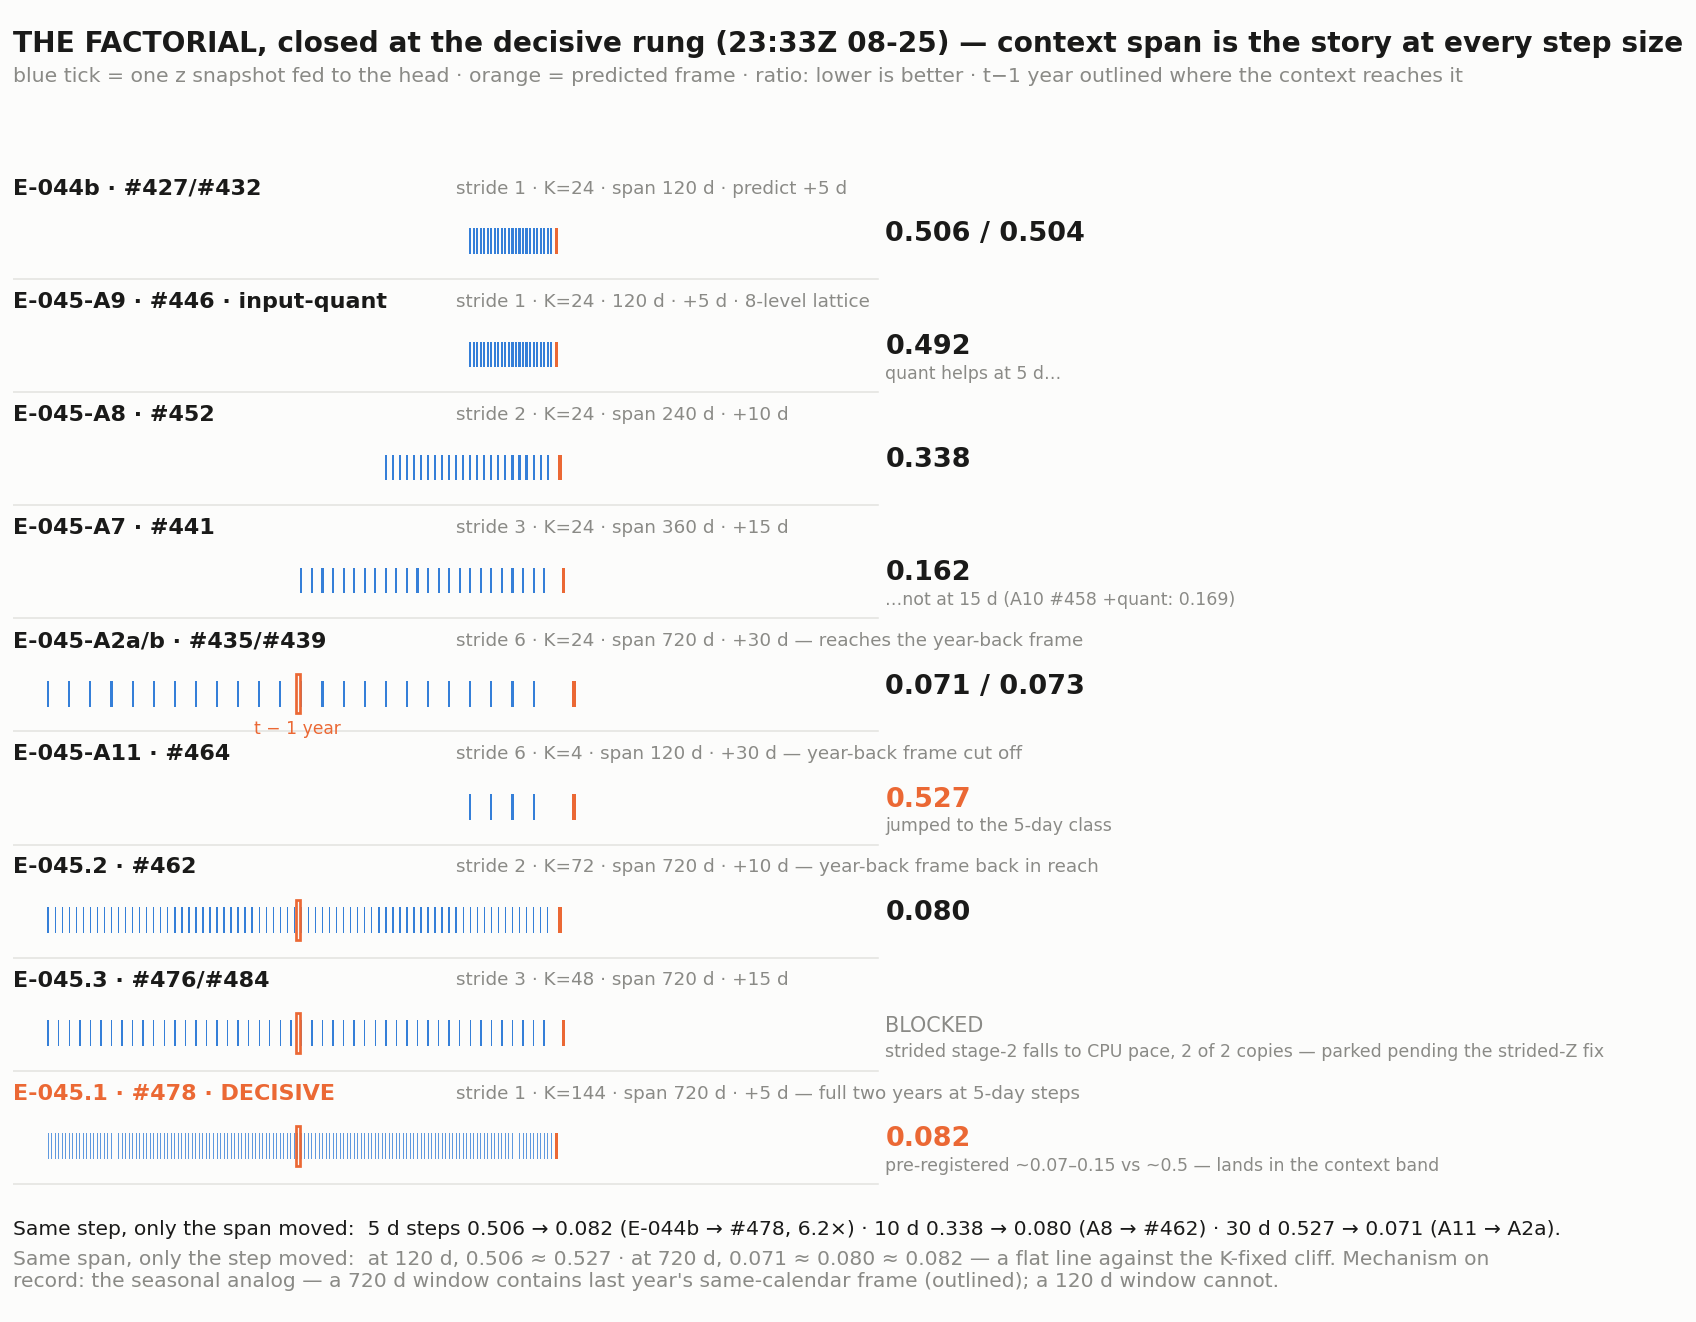

Generate this figure with Python:
import matplotlib
matplotlib.use("Agg")
import matplotlib.pyplot as plt
from matplotlib.patches import Rectangle

BG, INK, MUT = "#fcfcfb", "#1a1a19", "#8a8a86"
C1, C2 = "#2a78d6", "#eb6834"

rows = [
 ("E-044b · #427/#432",  "stride 1 · K=24 · span 120 d · predict +5 d",   1, 24, 5,  "0.506 / 0.504", INK, "", False),
 ("E-045-A9 · #446 · input-quant", "stride 1 · K=24 · 120 d · +5 d · 8-level lattice", 1, 24, 5, "0.492", INK, "quant helps at 5 d…", False),
 ("E-045-A8 · #452",     "stride 2 · K=24 · span 240 d · +10 d",          2, 24, 10, "0.338", INK, "", False),
 ("E-045-A7 · #441", "stride 3 · K=24 · span 360 d · +15 d", 3, 24, 15, "0.162", INK, "…not at 15 d (A10 #458 +quant: 0.169)", False),
 ("E-045-A2a/b · #435/#439", "stride 6 · K=24 · span 720 d · +30 d — reaches the year-back frame", 6, 24, 30, "0.071 / 0.073", INK, "", False),
 ("E-045-A11 · #464",    "stride 6 · K=4 · span 120 d · +30 d — year-back frame cut off", 6, 4, 30, "0.527", C2, "jumped to the 5-day class", False),
 ("E-045.2 · #462", "stride 2 · K=72 · span 720 d · +10 d — year-back frame back in reach", 2, 72, 10, "0.080", INK, "", False),
 ("E-045.3 · #476/#484", "stride 3 · K=48 · span 720 d · +15 d",          3, 48, 15, "BLOCKED", MUT, "strided stage-2 falls to CPU pace, 2 of 2 copies — parked pending the strided-Z fix", False),
 ("E-045.1 · #478 · DECISIVE", "stride 1 · K=144 · span 720 d · +5 d — full two years at 5-day steps", 1, 144, 5, "0.082", C2, "pre-registered ~0.07–0.15 vs ~0.5 — lands in the context band", True),
]

H = 1.32
fig, ax = plt.subplots(figsize=(12.2, 2.4 + 0.86*len(rows)), dpi=130)
fig.patch.set_facecolor(BG); ax.set_facecolor(BG)
ax.set_xlim(-770, 620); ax.set_ylim(-H*len(rows)-1.5, 1.75); ax.axis("off")

ax.text(-770, 1.55, "THE FACTORIAL, closed at the decisive rung (23:33Z 08-25) — context span is the story at every step size",
        fontsize=15.5, color=INK, fontweight="bold", va="top")
ax.text(-770, 1.12, "blue tick = one z snapshot fed to the head · orange = predicted frame · ratio: lower is better · t−1 year outlined where the context reaches it",
        fontsize=11.3, color=MUT, va="top")

for i,(lab,sub,stride,K,step,res,rcol,note,new) in enumerate(rows):
    ytop = -i*H - 0.30            # label line
    ystrip = -i*H - 0.92          # tick strip
    ax.text(-770, ytop, lab, fontsize=12.3, color=(C2 if new else INK), fontweight="bold", va="center")
    ax.text(-140, ytop, sub, fontsize=10.2, color=MUT, va="center")
    span = stride*5*K
    xs = [-(span) + stride*5*j for j in range(K)]
    tickw = 3.0 if K<=24 else (2.0 if K<=72 else 1.4)
    for x in xs:
        ax.add_patch(Rectangle((x-tickw/2, ystrip-0.15), tickw, 0.30, color=C1, lw=0, alpha=0.95 if K<=72 else 0.75))
    ax.add_patch(Rectangle((step-2.5-2.2, ystrip-0.15), 4.4, 0.30, color=C2, lw=0))
    if span >= 365:
        ax.add_patch(Rectangle((-365-3.0, ystrip-0.23), 6.0, 0.46, fill=False, ec=C2, lw=1.5))
        if i == 4:
            ax.text(-365, ystrip-0.30, "t − 1 year", fontsize=9.5, color=C2, ha="center", va="top")
    ax.plot([-770, 460], [ystrip-0.44, ystrip-0.44], color="#e4e4e0", lw=0.9)
    ax.text(470, ystrip+0.09, res, fontsize=15 if rcol!=MUT else 11.5, color=rcol,
            fontweight="bold" if rcol!=MUT else "normal", va="center")
    if note:
        ax.text(470, ystrip-0.22, note, fontsize=9.6, color=MUT, va="center")

yf = -H*len(rows)-0.75
ax.text(-770, yf+0.30,
 "Same step, only the span moved:  5 d steps 0.506 → 0.082 (E-044b → #478, 6.2×) · 10 d 0.338 → 0.080 (A8 → #462) · 30 d 0.527 → 0.071 (A11 → A2a).",
 fontsize=11.2, color=INK, va="top")
ax.text(-770, yf-0.06,
 "Same span, only the step moved:  at 120 d, 0.506 ≈ 0.527 · at 720 d, 0.071 ≈ 0.080 ≈ 0.082 — a flat line against the K-fixed cliff. Mechanism on\n"
 "record: the seasonal analog — a 720 d window contains last year's same-calendar frame (outlined); a 120 d window cannot.",
 fontsize=11.2, color=MUT, va="top")
plt.tight_layout(pad=0.6)
import os
out = os.path.join(os.path.dirname(os.path.abspath(__file__)), "fig_factorial2.png")
plt.savefig(out, facecolor=BG, bbox_inches="tight")
print("saved")
